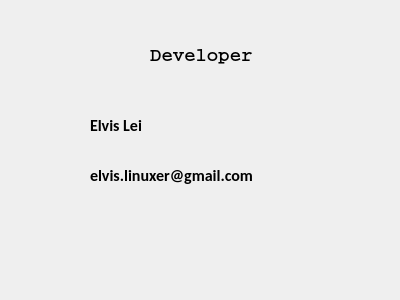
<?xml version="1.0" encoding="UTF-8"?>
<ui version="4.0">
 <class>ContactDialog</class>
 <widget class="QDialog" name="ContactDialog">
  <property name="geometry">
   <rect>
    <x>0</x>
    <y>0</y>
    <width>400</width>
    <height>300</height>
   </rect>
  </property>
  <property name="windowTitle">
   <string>Dialog</string>
  </property>
  <widget class="QLabel" name="label">
   <property name="geometry">
    <rect>
     <x>150</x>
     <y>40</y>
     <width>111</width>
     <height>31</height>
    </rect>
   </property>
   <property name="font">
    <font>
     <family>Courier</family>
     <pointsize>14</pointsize>
     <weight>75</weight>
     <bold>true</bold>
    </font>
   </property>
   <property name="text">
    <string>Developer</string>
   </property>
  </widget>
  <widget class="QLabel" name="label_2">
   <property name="geometry">
    <rect>
     <x>90</x>
     <y>110</y>
     <width>81</width>
     <height>31</height>
    </rect>
   </property>
   <property name="font">
    <font>
     <family>Calibri</family>
     <pointsize>12</pointsize>
     <weight>75</weight>
     <bold>true</bold>
    </font>
   </property>
   <property name="text">
    <string>Elvis Lei</string>
   </property>
  </widget>
  <widget class="QLabel" name="label_3">
   <property name="geometry">
    <rect>
     <x>90</x>
     <y>160</y>
     <width>221</width>
     <height>31</height>
    </rect>
   </property>
   <property name="font">
    <font>
     <family>Calibri</family>
     <pointsize>12</pointsize>
     <weight>75</weight>
     <bold>true</bold>
    </font>
   </property>
   <property name="text">
    <string>elvis.linuxer@gmail.com</string>
   </property>
  </widget>
 </widget>
 <resources/>
 <connections/>
</ui>
